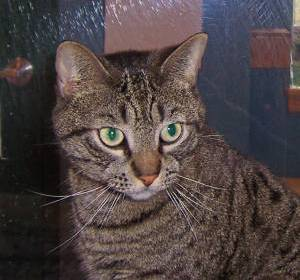
#> input picture lab_08_data/cats_vs_dogs/cats/cat.1.jpg, 300 x 280 px; its folder holds only this picture in this run
$ jupyter execute --allow-errors lab_08.ipynb   (shell and % lines are left out)
#> lines starting #> are read from the running program, lines starting #| are printed output that depends on the picture; long printed decimals are rounded
# Лабораторная работа 8. Классификация изображений (классические методы работы с изображениями)

[cell 1]
import os
import numpy as np
import pandas as pd

from skimage.feature import hog
from skimage.io import imread, imshow
from skimage.transform import resize
import matplotlib.pyplot as plt
import seaborn as sns

from sklearn.model_selection import train_test_split
from sklearn.metrics import classification_report, roc_curve, roc_auc_score, confusion_matrix

from sklearn.neighbors import KNeighborsClassifier

## Датасет: есть кошка / нет кошки

Собрана выборка из 200 фотографий: 100 кошек (метка 1) и 100 собак (метка 0). Собаки выбраны как тематически близкий отрицательный класс.

Источник: [Cats and Dogs, учебный пример TensorFlow](https://www.tensorflow.org/tutorials/images/transfer_learning)

[cell 2]
from pathlib import Path

# Объект распознавания — кошка. Отрицательный класс — собаки
data_dir = Path('lab_08_data') / 'cats_vs_dogs'
cats_dir = data_dir / 'cats'
dogs_dir = data_dir / 'dogs'

for folder in [cats_dir, dogs_dir]:
    if not folder.is_dir():
        raise FileNotFoundError(f'Не найдена папка: {folder.resolve()}')

[cell 3]
X = []
y = []
filenames = []

for folder, label in [(cats_dir, 1), (dogs_dir, 0)]:
    files = sorted(p for p in folder.iterdir()
                   if p.suffix.lower() in ('.jpg', '.jpeg', '.png'))
    for path in files:
        image = imread(path)
#> image is the input picture: shape (280, 300, 3); mean R, G, B 78.8, 68.3, 68
        X.append(image)
        y.append(label)
        filenames.append(path.relative_to(data_dir).as_posix())

y = np.array(y)
filenames = np.array(filenames)

print('Всего изображений:', len(X))
#| Всего изображений: 2
print('Кошек (класс 1):', np.sum(y == 1))
print('Собак (класс 0):', np.sum(y == 0))

#> (the rest of this cell did not finish here and is left out)

[cell 4]
X_resized = []

for image in X:
    resized = resize(image, (100, 100), anti_aliasing=True)
    X_resized.append(resized)
#> this loop made 2 passes
#> pass 1, `resized = resize(image, (100, 100), anti_aliasing=True)`:
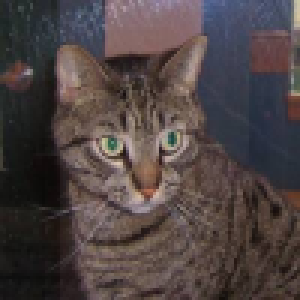
#> resized: shape (100, 100, 3) float64 (shown 3 times larger); mean R, G, B 0.309, 0.268, 0.266
#> pass 2, `resized = resize(image, (100, 100), anti_aliasing=True)`:
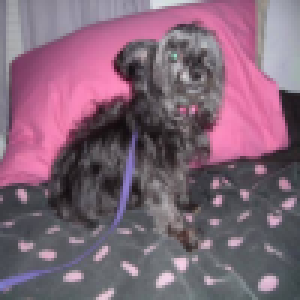
#> resized: shape (100, 100, 3) float64 (shown 3 times larger); mean R, G, B 0.508, 0.398, 0.467
#> after the loop, X_resized = 2 items

X_resized = np.array(X_resized)

[cell 5]
fig, axes = plt.subplots(2, 4, figsize=(12, 6))

indices = [0, 1, 2, 3, 100, 101, 102, 103]

#> (the rest of this cell did not finish here and is left out)

[cell 6]
fig, ax = plt.subplots(figsize=(10,10))

ax.imshow(X_resized[0])

ax.set_xticks(np.arange(0, 100, 5))
ax.set_yticks(np.arange(0, 100, 5))

ax.set_xticks(np.arange(-0.5, 100, 1), minor = True)
ax.set_yticks(np.arange(-0.5, 100, 1), minor = True)

ax.grid(which = 'minor', color='white', linestyle='-', linewidth=0.3)

ax.set_title('Изображение кошки: 100 × 100 пикселей')

plt.show()

[cell 7]
print('Размер изображения:', X_resized[0].shape)
#| Размер изображения: (100, 100, 3)

print('\nЗначение пикселя (10, 20):')
print(X_resized[0][10, 20])
#| [0.3643 0.3869 0.4497]

[cell 8]
fig, ax = plt.subplots(figsize=(10, 10))

#> (the rest of this cell did not finish here and is left out)

#> (a cell that did not finish here is left out)

[cell 10]
X_hog = []
y_hog = []

for image, label in zip(X_resized, y):
    gray = np.dot(image[...,:3], [0.2125, 0.7154, 0.0721])

    features = hog(
        gray,
        orientations = 9,
        pixels_per_cell = (8, 8),
        cells_per_block=(2,2),
        block_norm='L2',
        feature_vector = True
    )

    X_hog.append(features)
    y_hog.append(label)
#> this loop made 2 passes
#> label on passes 1 to 2: 1, 0
#> pass 1, `gray = np.dot(image[...,:3], [0.2125, 0.7154, 0.0721])`:
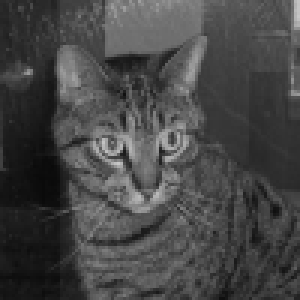
#> gray: shape (100, 100) float64 (shown 3 times larger); min 0.0393, max 0.782, mean 0.276
#> pass 2, `gray = np.dot(image[...,:3], [0.2125, 0.7154, 0.0721])`:
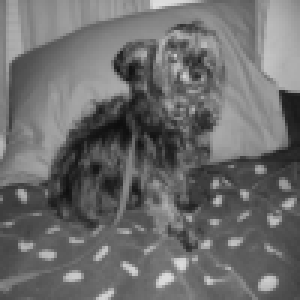
#> gray: shape (100, 100) float64 (shown 3 times larger); min 0.0533, max 0.873, mean 0.427
#> after the loop, X_hog = 2 items; y_hog = [1, 0]

X_hog = np.array(X_hog)
y_hog = np.array(y_hog)

print('Размер матрицы признаков:', X_hog.shape)
#| Размер матрицы признаков: (2, 4356)
print('Размер вектора классов:', y_hog.shape)
#| Размер вектора классов: (2,)

[cell 11]
print('Количество изображений с кошками:', np.sum(y_hog == 1))
#| Количество изображений с кошками: 1
print('Количество изображений с собаками:', np.sum(y_hog == 0))
#| Количество изображений с собаками: 1

## Таблица HOG-признаков

Каждая строка соответствует изображению. Имя файла и метка сохранены вместе с признаками; при обучении используются только числовые HOG-признаки.

[cell 12]
df_hog = pd.DataFrame(
    X_hog,
    columns=[f'hog_{i}' for i in range(X_hog.shape[1])]
)
#> df_hog = table of 2 rows and 4356 columns
df_hog.insert(0, 'filename', filenames)
df_hog['label'] = y_hog
df_hog.to_csv('lab_08_hog.csv', index=False, encoding='utf-8-sig')

print('Размер таблицы:', df_hog.shape)
#| Размер таблицы: (2, 4358)
display(df_hog.head())

## Разделение на train и test

Оставляем 20% изображений для теста. Стратификация сохраняет доли классов. Все модели используют одно разбиение.

[cell 13]
indices = np.arange(len(y_hog))
#> indices = [0, 1]

#> (the rest of this cell did not finish here and is left out)

## Сравнение трёх методов классификации

Сравним SVM с RBF-ядром, KNN и Random Forest. Для SVM и KNN масштабирование включено в Pipeline: StandardScaler обучается только на train. Параметры заданы до оценки на test, подбор по тестовой выборке не выполняется.

В таблице приведены accuracy и macro-усреднённые precision, recall, F1. Для визуального разбора выберем модель с наибольшей accuracy, при равенстве — с наибольшим F1 macro. Это описательное сравнение на одном разбиении; для независимой оценки выбранной модели понадобились бы новые тестовые данные.

[cell 14]
from sklearn.svm import SVC
from sklearn.pipeline import Pipeline
from sklearn.preprocessing import StandardScaler
from sklearn.ensemble import RandomForestClassifier
from sklearn.metrics import accuracy_score, precision_score, recall_score, f1_score

class_names = ['Собака', 'Кошка']  # метки 0 и 1

models = {
    'SVM (RBF)': Pipeline([
        ('scaler', StandardScaler()),
        ('svm', SVC(kernel='rbf', C=1, gamma='scale'))
    ]),
    'KNN': Pipeline([
        ('scaler', StandardScaler()),
        ('knn', KNeighborsClassifier(n_neighbors=5))
    ]),
    'Random Forest': RandomForestClassifier(
        n_estimators=200, random_state=42, n_jobs=1
    )
}

predictions = {}
rows = []
#> (the rest of this cell did not finish here and is left out)

## Отчёты и матрицы ошибок

Везде используется порядок: собака — 0, кошка — 1.

[cell 15]
for name, pred in predictions.items():
    print(name)
    print(classification_report(
        y_test, pred, labels=[0, 1], target_names=class_names, zero_division=0
    ))

fig, axes = plt.subplots(1, len(models), figsize=(16, 4))
for ax, (name, pred) in zip(axes, predictions.items()):
    cm = confusion_matrix(y_test, pred, labels=[0, 1])
    sns.heatmap(cm, annot=True, fmt='d', cmap='Blues', cbar=False,
                xticklabels=class_names, yticklabels=class_names, ax=ax)
    ax.set_title(name)
    ax.set_xlabel('Предсказанный класс')
    ax.set_ylabel('Истинный класс')
plt.tight_layout()
plt.show()
